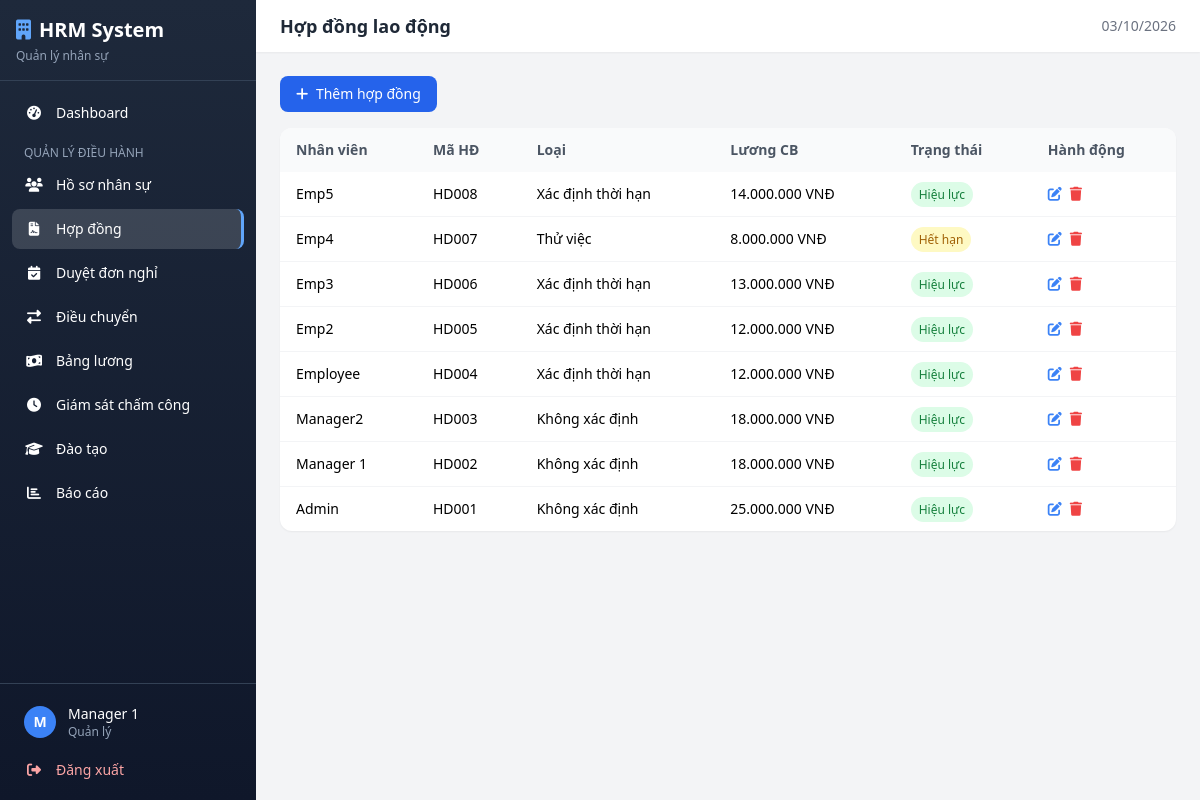
Page /hrm/index.php?page=hopdong (signed in) on the committed database.
### tables this page shows
CREATE TABLE `hopdonglaodong` (
  `MaHopDong` varchar(50) NOT NULL,
  `MaNV` varchar(20) NOT NULL,
  `LoaiHopDong` enum('ThuViec','XacDinhThoiHan','KhongXacDinhThoiHan') NOT NULL,
  `NgayBatDau` date NOT NULL,
  `NgayKetThuc` date DEFAULT NULL,
  `LuongCoBan` decimal(15,2) NOT NULL DEFAULT 0.00,
  `TrangThaiHopDong` enum('HieuLuc','HetHan','HuyBo') DEFAULT 'HieuLuc',
  PRIMARY KEY (`MaHopDong`),
  KEY `MaNV` (`MaNV`),
  CONSTRAINT `hopdonglaodong_ibfk_1` FOREIGN KEY (`MaNV`) REFERENCES `nhanvien` (`MaNV`) ON DELETE CASCADE
);

CREATE TABLE `nhanvien` (
  `MaNV` varchar(20) NOT NULL,
  `HoVaTen` varchar(100) NOT NULL,
  `NgaySinh` date NOT NULL,
  `GioiTinh` enum('Nam','Nu','Khac') NOT NULL,
  `CCCD` varchar(20) NOT NULL,
  `SoDienThoai` varchar(15) NOT NULL,
  `Email` varchar(100) NOT NULL,
  `DiaChiThuongTru` text DEFAULT NULL,
  `MaPhongBan` varchar(20) DEFAULT NULL,
  `MaChucVu` varchar(20) DEFAULT NULL,
  `MaTaiKhoan` int(11) DEFAULT NULL,
  `TrangThaiLamViec` enum('DangLamViec','NghiPhep','DaNghiViec') DEFAULT 'DangLamViec',
  `NgayVaoLam` date NOT NULL,
  PRIMARY KEY (`MaNV`),
  UNIQUE KEY `CCCD` (`CCCD`),
  UNIQUE KEY `Email` (`Email`),
  UNIQUE KEY `MaTaiKhoan` (`MaTaiKhoan`),
  KEY `MaPhongBan` (`MaPhongBan`),
  KEY `MaChucVu` (`MaChucVu`),
  CONSTRAINT `nhanvien_ibfk_1` FOREIGN KEY (`MaPhongBan`) REFERENCES `phongban` (`MaPhongBan`) ON DELETE SET NULL,
  CONSTRAINT `nhanvien_ibfk_2` FOREIGN KEY (`MaChucVu`) REFERENCES `chucvu` (`MaChucVu`) ON DELETE SET NULL,
  CONSTRAINT `nhanvien_ibfk_3` FOREIGN KEY (`MaTaiKhoan`) REFERENCES `taikhoan` (`MaTaiKhoan`) ON DELETE SET NULL
);

### hrm/includes/auth.php (called while the page is built, shortened)
<?php
function getUserName() {
    return $_SESSION['ho_va_ten'] ?? '';
}
function getUserRole() {
    return $_SESSION['vai_tro'] ?? '';
}
function getVaiTroLabel($vaiTro) {
    $labels = [
        'Admin' => 'Quản trị viên',
        'Manager' => 'Quản lý',
        'Employee' => 'Nhân viên'
    ];
    return $labels[$vaiTro] ?? $vaiTro;
}

### hrm/pages/hopdong.php (the view, shortened to what this page needs)
<?php
$role = getUserRole();
$maNV = getMaNV();
if ($role === 'Employee') {
    $stmt = $pdo->prepare("SELECT * FROM HopDongLaoDong WHERE MaNV=? ORDER BY NgayBatDau DESC");
    $stmt->execute([$maNV]);
    $hopDongs = $stmt->fetchAll();
} else {
    $hopDongs = $pdo->query("SELECT h.*, n.HoVaTen FROM HopDongLaoDong h JOIN NhanVien n ON h.MaNV=n.MaNV ORDER BY h.NgayBatDau DESC")->fetchAll();
}
renderHeader('Hợp đồng lao động');
?>
<?php if ($role === 'Manager'): ?>
<button onclick="toggleModal('modal-add-hd', true)" class="bg-blue-600 hover:bg-blue-700 text-white px-4 py-2 rounded-lg text-sm mb-4"><i class="fas fa-plus mr-1"></i> Thêm hợp đồng</button>
<?php endif; ?>
<?php
$loaiHD = ['ThuViec' => 'Thử việc', 'XacDinhThoiHan' => 'Xác định thời hạn', 'KhongXacDinhThoiHan' => 'Không xác định'];
$headers = $role === 'Employee' ? ['Mã HĐ', 'Loại', 'Ngày bắt đầu', 'Ngày kết thúc', 'Lương CB', 'Trạng thái'] : ['Nhân viên', 'Mã HĐ', 'Loại', 'Lương CB', 'Trạng thái', 'Hành động'];
$rows = [];
foreach ($hopDongs as $hd) {
    $badge = match($hd['TrangThaiHopDong']) { 'HieuLuc' => '<span class="px-2 py-1 rounded-full text-xs bg-green-100 text-green-700">Hiệu lực</span>', 'HetHan' => '<span class="px-2 py-1 rounded-full text-xs bg-yellow-100 text-yellow-700">Hết hạn</span>', default => '<span class="px-2 py-1 rounded-full text-xs bg-red-100 text-red-700">Hủy bỏ</span>' };
    $action = '';
    if ($role === 'Manager') {
        $action = '<button onclick=\'editHD('.json_encode($hd).')\' class="text-blue-500 hover:text-blue-700 mr-2"><i class="fas fa-edit"></i></button>'.
        '<form method="POST" class="inline" onsubmit="return confirm(\'Xóa?\')"><input type="hidden" name="action" value="delete"><input type="hidden" name="ma_hop_dong" value="'.$hd['MaHopDong'].'"><button class="text-red-500 hover:text-red-700"><i class="fas fa-trash"></i></button></form>';
    }
    if ($role === 'Employee') {
        $rows[] = [$hd['MaHopDong'], $loaiHD[$hd['LoaiHopDong']]??$hd['LoaiHopDong'], formatDate($hd['NgayBatDau']), formatDate($hd['NgayKetThuc']), formatCurrency($hd['LuongCoBan']), $badge];
    } else {
        $rows[] = [htmlspecialchars($hd['HoVaTen']??''), $hd['MaHopDong'], $loaiHD[$hd['LoaiHopDong']]??$hd['LoaiHopDong'], formatCurrency($hd['LuongCoBan']), $badge, $action];
    }
}
renderTable($headers, $rows);
?>
<?php renderFooter(); ?>

### hrm/includes/layout.php (shortened to what this page needs)
<?php
function renderHeader($pageTitle = 'HRM System') {
    $currentPage = $_GET['page'] ?? 'dashboard';
    $role = getUserRole();
    $userName = getUserName();
?>
<!DOCTYPE html>
<html lang="vi">
<head>
    <script src="https://cdn.tailwindcss.com"></script>
    <link rel="stylesheet" href="https://cdnjs.cloudflare.com/ajax/libs/font-awesome/6.5.1/css/all.min.css">
</head>
<body class="bg-gray-100 min-h-screen">
<div class="flex min-h-screen">
    <aside id="sidebar" class="sidebar w-64 bg-gradient-to-b from-slate-800 to-slate-900 text-white flex-shrink-0 flex flex-col transition-transform duration-300 fixed md:sticky top-0 h-screen overflow-y-auto">
        <div class="p-4 border-b border-slate-700">
            <h1 class="text-xl font-bold flex items-center gap-2">
                <i class="fas fa-building text-blue-400"></i>
                <span>HRM System</span>
            </h1>
            <p class="text-xs text-slate-400 mt-1">Quản lý nhân sự</p>
        </div>
        <nav class="flex-1 p-3 space-y-1">
            <a href="?page=dashboard" class="sidebar-link flex items-center gap-3 px-3 py-2.5 rounded-lg text-sm <?= $currentPage === 'dashboard' ? 'active' : '' ?>">
                <i class="fas fa-tachometer-alt w-5 text-center"></i> Dashboard
            </a>
            <?php if ($role === 'Manager'): ?>
            <p class="text-xs text-slate-400 px-3 pt-2 uppercase">Quản lý điều hành</p>
            <a href="?page=nhanvien" class="sidebar-link flex items-center gap-3 px-3 py-2.5 rounded-lg text-sm <?= $currentPage === 'nhanvien' ? 'active' : '' ?>">
                <i class="fas fa-users w-5 text-center"></i> Hồ sơ nhân sự
            </a>
            <a href="?page=hopdong" class="sidebar-link flex items-center gap-3 px-3 py-2.5 rounded-lg text-sm <?= $currentPage === 'hopdong' ? 'active' : '' ?>">
                <i class="fas fa-file-contract w-5 text-center"></i> Hợp đồng
            </a>
            <a href="?page=donxinnghi" class="sidebar-link flex items-center gap-3 px-3 py-2.5 rounded-lg text-sm <?= $currentPage === 'donxinnghi' ? 'active' : '' ?>">
                <i class="fas fa-calendar-check w-5 text-center"></i> Duyệt đơn nghỉ
            </a>
            <a href="?page=dieuchuyen" class="sidebar-link flex items-center gap-3 px-3 py-2.5 rounded-lg text-sm <?= $currentPage === 'dieuchuyen' ? 'active' : '' ?>">
                <i class="fas fa-exchange-alt w-5 text-center"></i> Điều chuyển
            </a>
            <a href="?page=bangluong" class="sidebar-link flex items-center gap-3 px-3 py-2.5 rounded-lg text-sm <?= $currentPage === 'bangluong' ? 'active' : '' ?>">
                <i class="fas fa-money-bill-wave w-5 text-center"></i> Bảng lương
            </a>
            <a href="?page=chamcong" class="sidebar-link flex items-center gap-3 px-3 py-2.5 rounded-lg text-sm <?= $currentPage === 'chamcong' ? 'active' : '' ?>">
                <i class="fas fa-clock w-5 text-center"></i> Giám sát chấm công
            </a>
            <a href="?page=daotao" class="sidebar-link flex items-center gap-3 px-3 py-2.5 rounded-lg text-sm <?= $currentPage === 'daotao' ? 'active' : '' ?>">
                <i class="fas fa-graduation-cap w-5 text-center"></i> Đào tạo
            </a>
            <a href="?page=baocao" class="sidebar-link flex items-center gap-3 px-3 py-2.5 rounded-lg text-sm <?= $currentPage === 'baocao' ? 'active' : '' ?>">
                <i class="fas fa-chart-bar w-5 text-center"></i> Báo cáo
            </a>
            <?php endif; ?>
        </nav>
        <div class="p-3 border-t border-slate-700">
            <div class="flex items-center gap-3 px-3 py-2">
                <div class="w-8 h-8 bg-blue-500 rounded-full flex items-center justify-center text-sm font-bold"><?= strtoupper(substr($userName, 0, 1)) ?></div>
                <div class="flex-1 min-w-0">
                    <p class="text-sm font-medium truncate"><?= htmlspecialchars($userName) ?></p>
                    <p class="text-xs text-slate-400"><?= getVaiTroLabel($role) ?></p>
                </div>
            </div>
            <a href="?page=logout" class="sidebar-link flex items-center gap-3 px-3 py-2 rounded-lg text-sm text-red-300 mt-1">
                <i class="fas fa-sign-out-alt w-5 text-center"></i> Đăng xuất
            </a>
        </div>
    </aside>
    <main class="flex-1 min-w-0">
        <header class="bg-white shadow-sm sticky top-0 z-40">
            <div class="flex items-center justify-between px-4 md:px-6 py-3">
                <h2 class="text-lg font-semibold text-gray-800"><?= $pageTitle ?></h2>
                <div class="flex items-center gap-4">
                    <span class="text-sm text-gray-500"><?= date('d/m/Y') ?></span>
                </div>
            </div>
        </header>
        <div class="p-4 md:p-6">
<?php
}
function renderFooter() {
?>
        </div>
    </main>
</div>
</body>
</html>
<?php
}
?>
<?php
function renderTable($headers, $rows, $emptyMsg = 'Không có dữ liệu') {
?>
<div class="bg-white rounded-xl shadow-sm overflow-hidden">
    <div class="overflow-x-auto">
        <table class="w-full text-sm">
            <thead class="bg-gray-50">
                <tr>
                    <?php foreach ($headers as $h): ?>
                    <th class="px-4 py-3 text-left font-semibold text-gray-600"><?= $h ?></th>
                    <?php endforeach; ?>
                </tr>
            </thead>
            <tbody class="divide-y divide-gray-100">
                <?php if (empty($rows)): ?>
                <tr><td colspan="<?= count($headers) ?>" class="px-4 py-8 text-center text-gray-400"><?= $emptyMsg ?></td></tr>
                <?php else: ?>
                <?php foreach ($rows as $row): ?>
                <tr class="hover:bg-gray-50">
                    <?php foreach ($row as $cell): ?>
                    <td class="px-4 py-3"><?= $cell ?></td>
                    <?php endforeach; ?>
                </tr>
                <?php endforeach; ?>
                <?php endif; ?>
            </tbody>
        </table>
    </div>
</div>
<?php
}
?>

### hrm/includes/layout.php (style rules this page uses)
.sidebar-link.active { background: rgba(255,255,255,0.15); border-right: 3px solid #60a5fa; }

### rows in the picture
hopdonglaodong: MaNV.HoVaTen "Emp5", MaHopDong "HD008", cell "Xác định thời hạn", cell "14.000.000 VNĐ", TrangThaiHopDong "Hiệu lực"
hopdonglaodong: MaNV.HoVaTen "Emp4", MaHopDong "HD007", cell "Thử việc", cell "8.000.000 VNĐ", TrangThaiHopDong "Hết hạn"
hopdonglaodong: MaNV.HoVaTen "Emp3", MaHopDong "HD006", cell "Xác định thời hạn", cell "13.000.000 VNĐ", TrangThaiHopDong "Hiệu lực"
hopdonglaodong: MaNV.HoVaTen "Emp2", MaHopDong "HD005", cell "Xác định thời hạn", cell "12.000.000 VNĐ", TrangThaiHopDong "Hiệu lực"
hopdonglaodong: MaNV.HoVaTen "Employee", MaHopDong "HD004", cell "Xác định thời hạn", cell "12.000.000 VNĐ", TrangThaiHopDong "Hiệu lực"
hopdonglaodong: MaNV.HoVaTen "Manager2", MaHopDong "HD003", cell "Không xác định", cell "18.000.000 VNĐ", TrangThaiHopDong "Hiệu lực"
hopdonglaodong: MaNV.HoVaTen "Manager 1", MaHopDong "HD002", cell "Không xác định", cell "18.000.000 VNĐ", TrangThaiHopDong "Hiệu lực"
hopdonglaodong: MaNV.HoVaTen "Admin", MaHopDong "HD001", cell "Không xác định", cell "25.000.000 VNĐ", TrangThaiHopDong "Hiệu lực"

### other values in the picture
substr($userName, 0, 1) "M"
$userName "Manager 1"
getVaiTroLabel($role) "Quản lý"
$pageTitle "Hợp đồng lao động"
$h "Nhân viên"
$h "Mã HĐ"
$h "Loại"
$h "Lương CB"
$h "Trạng thái"
$h "Hành động"
